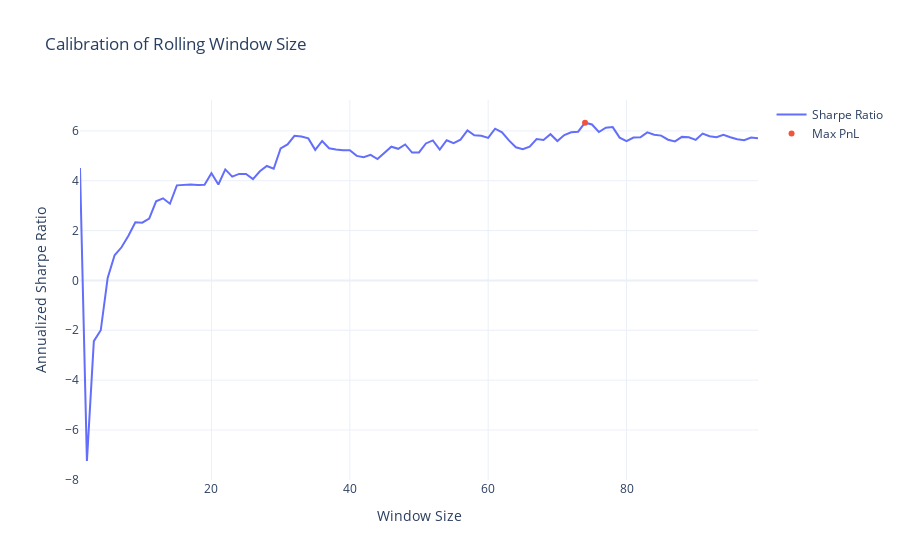

The notebook cell this image was saved under:
### Code cell
fig = go.Figure()
fig.add_trace(go.Scatter(x=list(range(1, 100)), y=calibration_res, mode='lines', name='Sharpe Ratio'))
max_pnl = max(calibration_res)
max_pnl_idx = calibration_res.index(max_pnl)+1
fig.add_trace(go.Scatter(x=[max_pnl_idx], y=[max_pnl], mode='markers', name='Max PnL'))
fig.update_layout(
    title='Calibration of Rolling Window Size',
    xaxis_title='Window Size',
    yaxis_title='Annualized Sharpe Ratio',
    template='plotly_white'
)
fig.show()

### Figure 1 — Plotly figure (JSON) as saved in the notebook; plotly's stock layout.template omitted (floating-point values rounded to 4 significant figures)
{"data": [{"mode": "lines", "name": "Sharpe Ratio", "x": [1, 2, 3, 4, 5, 6, 7, 8, 9, 10, 11, 12, 13, 14, 15, 16, 17, 18, 19, 20, 21, 22, 23, 24, 25, 26, 27, 28, 29, 30, 31, 32, 33, 34, 35, 36, 37, 38, 39, 40, 41, 42, 43, 44, 45, 46, 47, 48, 49, 50, 51, 52, 53, 54, 55, 56, 57, 58, 59, 60, 61, 62, 63, 64, 65, 66, 67, 68, 69, 70, 71, 72, 73, 74, 75, 76, 77, 78, 79, 80, 81, 82, 83, 84, 85, 86, 87, 88, 89, 90, 91, 92, 93, 94, 95, 96, 97, 98, 99], "y": [4.511, -7.244, -2.435, -1.999, 0.1004, 1.007, 1.33, 1.794, 2.335, 2.316, 2.484, 3.172, 3.295, 3.077, 3.814, 3.84, 3.845, 3.832, 3.841, 4.301, 3.85, 4.454, 4.164, 4.274, 4.271, 4.066, 4.38, 4.59, 4.479, 5.293, 5.459, 5.802, 5.776, 5.698, 5.238, 5.594, 5.301, 5.251, 5.218, 5.222, 4.996, 4.946, 5.037, 4.871, 5.115, 5.366, 5.28, 5.455, 5.13, 5.136, 5.495, 5.619, 5.249, 5.623, 5.511, 5.648, 6.02, 5.825, 5.806, 5.719, 6.087, 5.942, 5.617, 5.341, 5.263, 5.37, 5.673, 5.637, 5.867, 5.59, 5.834, 5.944, 5.966, 6.326, 6.257, 5.956, 6.128, 6.151, 5.729, 5.591, 5.734, 5.739, 5.941, 5.847, 5.81, 5.646, 5.578, 5.759, 5.744, 5.641, 5.892, 5.783, 5.746, 5.844, 5.746, 5.665, 5.627, 5.731, 5.704], "type": "scatter"}, {"mode": "markers", "name": "Max PnL", "x": [74], "y": [6.326], "type": "scatter"}], "layout": {"title": {"text": "Calibration of Rolling Window Size"}, "xaxis": {"title": {"text": "Window Size"}}, "yaxis": {"title": {"text": "Annualized Sharpe Ratio"}}}}
